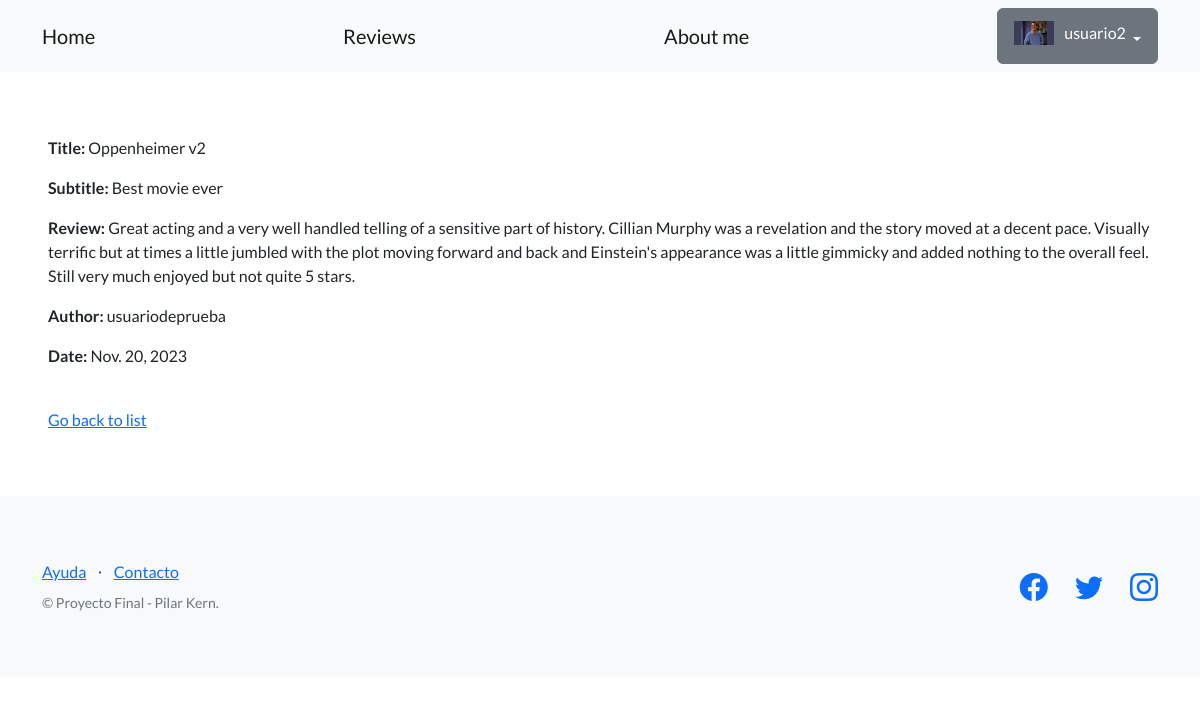
Page /blog/articles/14/ (signed in) on the committed database.
### perfiles/models.py (models this page shows, shortened)
class Avatar(models.Model):
    user = models.OneToOneField(User, on_delete=models.CASCADE, null=True)
    imagen = models.ImageField(upload_to='avatares', null=True, blank=True)

### blog/models.py (models this page shows, shortened)
class Article(models.Model):
    title = models.CharField(max_length=64)
    subtitle = models.CharField(max_length=256, blank=True)
    body = models.TextField()
    date = models.DateField(auto_now=True, null=True)
    creator = models.ForeignKey(User, on_delete=models.SET_NULL, null=True)

### blog/views.py (the view)
# urls.py: path("articles/<int:pk>/", ArticleDetailView.as_view(), name="read_article"),
class ArticleDetailView(DetailView):
    model = Article
    success_url = reverse_lazy('articles_list')

### blog/templates/blog/article_detail.html (shortened to what this page needs)
{% extends "base.html" %}
{% block contenido %}
<p>
 <strong>Title:</strong> {{object.title}}
</p>
<p>
 <strong>Subtitle:</strong> {{object.subtitle}}
</p>
<p>
 <strong>Review:</strong> {{object.body}}
</p>
<p>
 <strong>Author:</strong> {{object.creator}}
</p>
<p>
 <strong>Date:</strong> {{object.date}}
</p>
<br>
<a href="{% url 'articles_list' %}">Go back to list</a>
{% endblock contenido %}

### templates_base/base.html (shortened to what this page needs)
{% load static %}
<!DOCTYPE html>
<html lang="en">
    <head>
        <link href="https://cdn.jsdelivr.net/npm/bootstrap-icons@1.5.0/font/bootstrap-icons.css" rel="stylesheet" type="text/css" />
        <link href="{% static 'css/styles.css' %}" rel="stylesheet" />
    </head>
    <body>
        <nav class="navbar navbar-light bg-light static-top">
            <div class="container">
                <a class="navbar-brand" href="{% url 'home' %}">Home</a>
                <a class="navbar-brand" href="{% url 'articles_list' %}">Reviews</a>
                <a class="navbar-brand" href="{% url 'about' %}" >About me</a>
                {% if user.is_authenticated %}
                <div class="dropdown">
                    <button class="btn btn-secondary dropdown-toggle" type="button" id="dropdownMenuButton1" data-bs-toggle="dropdown" aria-expanded="false">
                        <div style="display: inline-flex;">
                            <img src="{{user.avatar.imagen.url}}" style="max-width:40px;margin-right: 10px;">
                            <span>{{ user.username }}</span>
                        </div>
                    </button>
                </div>
                {% else %}
                <a class="btn btn-primary" href="{% url 'login' %}">Log in</a>
                <a class="btn btn-success" href="{% url 'sign_up' %}">Sign up</a>
                {% endif %}
            </div>
        </nav>
        <section style="padding:4rem 3rem;">
            {% block contenido %}
            {% endblock contenido %}
        </section>
        <footer class="footer bg-light">
            <div class="container">
                <div class="row">
                    <div class="col-lg-6 h-100 text-center text-lg-start my-auto">
                        <ul class="list-inline mb-2">
                            <li class="list-inline-item"><a href="#!">Ayuda</a></li>
                            <li class="list-inline-item">⋅</li>
                            <li class="list-inline-item"><a href="#!">Contacto</a></li>
                        </ul>
                        <p class="text-muted small mb-4 mb-lg-0">&copy; Proyecto Final - Pilar Kern.</p>
                    </div>
                    <div class="col-lg-6 h-100 text-center text-lg-end my-auto">
                        <ul class="list-inline mb-0">
                            <li class="list-inline-item me-4">
                                <a href="https://www.facebook.com/NetflixArg"><i class="bi-facebook fs-3"></i></a>
                            </li>
                            <li class="list-inline-item me-4">
                                <a href="https://twitter.com/netflix"><i class="bi-twitter fs-3"></i></a>
                            </li>
                            <li class="list-inline-item">
                                <a href="https://www.instagram.com/netflix"><i class="bi-instagram fs-3"></i></a>
                            </li>
                        </ul>
                    </div>
                </div>
            </div>
        </footer>
    </body>
</html>

### rows in the picture
Article: title "Oppenheimer v2", subtitle "Best movie ever", body "Great acting and a very well handled telling of a sensitive part of history. Cillian Murphy was a revelation and the story moved at a decent pace. Visually terrific but at times a little jumbled with the plot moving forward and back and Einstein's appearance was a little gimmicky and added nothing to the overall feel. Still very much enjoyed but not quite 5 stars.", creator "usuariodeprueba", date "Nov. 20, 2023"

### other values in the picture
{{ user.username }} "usuario2"
